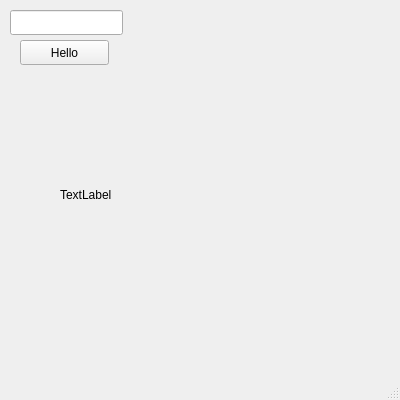
<?xml version="1.0" encoding="UTF-8"?>
<ui version="4.0">
 <class>MainWindow</class>
 <widget class="QMainWindow" name="MainWindow">
  <property name="geometry">
   <rect>
    <x>0</x>
    <y>0</y>
    <width>400</width>
    <height>400</height>
   </rect>
  </property>
  <property name="windowTitle">
   <string>MainWindow</string>
  </property>
  <widget class="QWidget" name="centralwidget">
   <widget class="QPushButton" name="pushButton">
    <property name="geometry">
     <rect>
      <x>20</x>
      <y>40</y>
      <width>89</width>
      <height>25</height>
     </rect>
    </property>
    <property name="text">
     <string>Hello</string>
    </property>
   </widget>
   <widget class="QLineEdit" name="lineEdit">
    <property name="geometry">
     <rect>
      <x>10</x>
      <y>10</y>
      <width>113</width>
      <height>25</height>
     </rect>
    </property>
   </widget>
   <widget class="QLabel" name="label">
    <property name="geometry">
     <rect>
      <x>60</x>
      <y>90</y>
      <width>280</width>
      <height>210</height>
     </rect>
    </property>
    <property name="text">
     <string>TextLabel</string>
    </property>
   </widget>
  </widget>
  <widget class="QMenuBar" name="menubar">
   <property name="geometry">
    <rect>
     <x>0</x>
     <y>0</y>
     <width>400</width>
     <height>22</height>
    </rect>
   </property>
  </widget>
  <widget class="QStatusBar" name="statusbar"/>
 </widget>
 <resources/>
 <connections/>
</ui>
